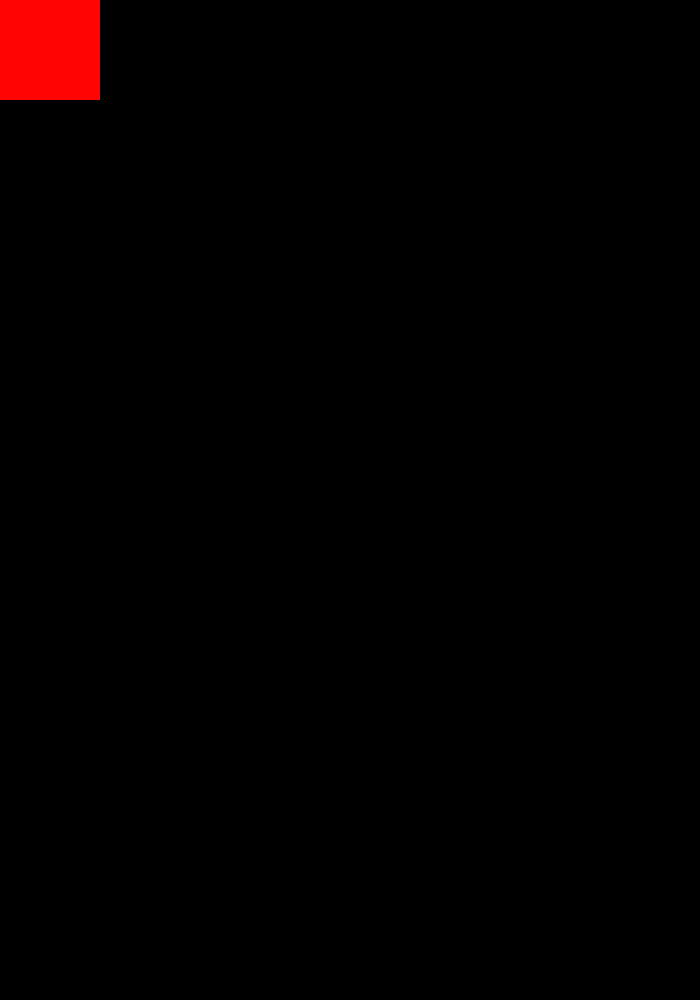
Frame 1 (no input)
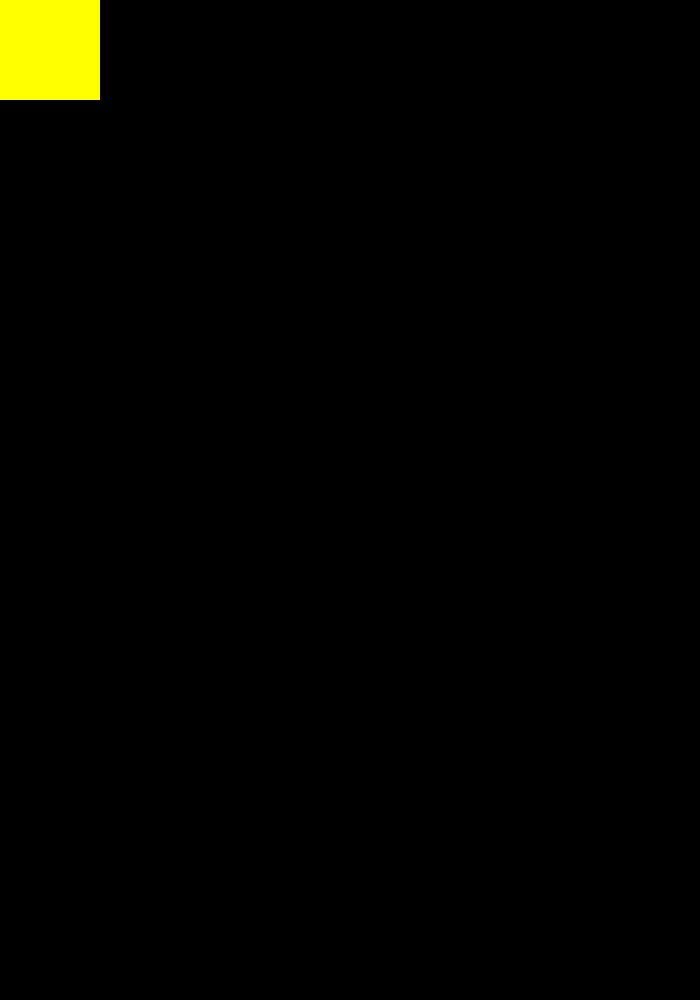
Frame 60 (the mouse pressed at the canvas centre just before this capture)
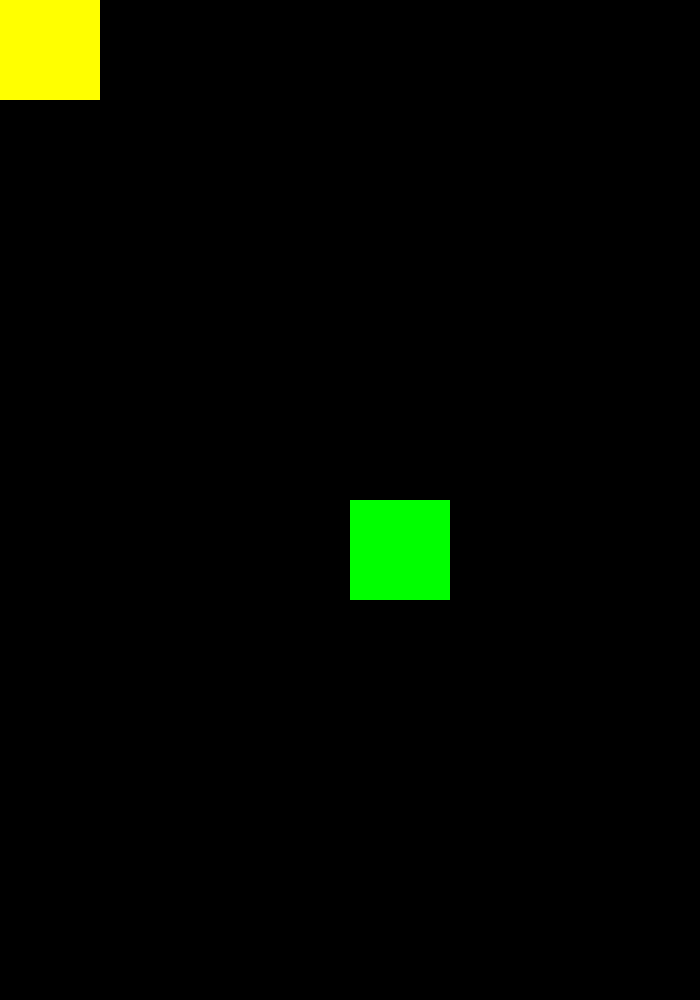
Frame 120 (the mouse held since frame 60 and released just before this capture)

The Processing sketch that drew these frames (run headless with seeded random() and noise(); from frame 60 on, the mouse is pressed at the canvas centre):

// Processing sketch: processing_161331
// ── processing_161331.pde

void setup() 
{
  size(700, 1000);
  background(#000000);
  colorMode(HSB,360,100,100);
  frameRate(50);
} 

void draw() 
{
  int colorHue = frameCount % 360;
  noStroke();
  fill(colorHue,100,100);
  rect(mouseX, mouseY, 100, 100);
}
